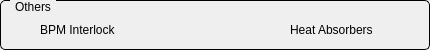
       <widget class="QGroupBox" name="titleGroupBox_8">
        <property name="geometry">
         <rect>
          <x>0</x>
          <y>600</y>
          <width>430</width>
          <height>50</height>
         </rect>
        </property>
        <property name="styleSheet">
         <string notr="true">QGroupBox {
     border: 1px solid black;
     border-radius: 5px;
     margin-top: 0.5em;
 }
 
 QGroupBox::title {
     subcontrol-origin: margin;
     left: 10px;
     padding: 0 3px 0 3px;
 }</string>
        </property>
        <property name="title">
         <string>Others</string>
        </property>
        <widget class="QESimpleShape" name="qesimpleshape_64">
         <property name="geometry">
          <rect>
           <x>260</x>
           <y>20</y>
           <width>16</width>
           <height>20</height>
          </rect>
         </property>
         <property name="ledType">
          <enum>QSimpleShape::Error</enum>
         </property>
         <property name="colour0" stdset="0">
          <color>
           <red>240</red>
           <green>5</green>
           <blue>5</blue>
          </color>
         </property>
         <property name="colour1" stdset="0">
          <color>
           <red>60</red>
           <green>255</green>
           <blue>20</blue>
          </color>
         </property>
         <property name="variable" stdset="0">
          <string>SR-VA-HAB:isInterlock</string>
         </property>
        </widget>
        <widget class="QESimpleShape" name="qesimpleshape_63">
         <property name="geometry">
          <rect>
           <x>10</x>
           <y>20</y>
           <width>16</width>
           <height>20</height>
          </rect>
         </property>
         <property name="ledType">
          <enum>QSimpleShape::Error</enum>
         </property>
         <property name="colour0" stdset="0">
          <color>
           <red>240</red>
           <green>5</green>
           <blue>5</blue>
          </color>
         </property>
         <property name="colour1" stdset="0">
          <color>
           <red>60</red>
           <green>255</green>
           <blue>20</blue>
          </color>
         </property>
         <property name="variable" stdset="0">
          <string>SR-DI-BPM:isInterlock</string>
         </property>
        </widget>
        <widget class="QLabel" name="label_34">
         <property name="geometry">
          <rect>
           <x>40</x>
           <y>20</y>
           <width>110</width>
           <height>20</height>
          </rect>
         </property>
         <property name="text">
          <string>BPM Interlock</string>
         </property>
        </widget>
        <widget class="QLabel" name="label_35">
         <property name="geometry">
          <rect>
           <x>290</x>
           <y>20</y>
           <width>110</width>
           <height>20</height>
          </rect>
         </property>
         <property name="text">
          <string>Heat Absorbers</string>
         </property>
        </widget>
       </widget>
